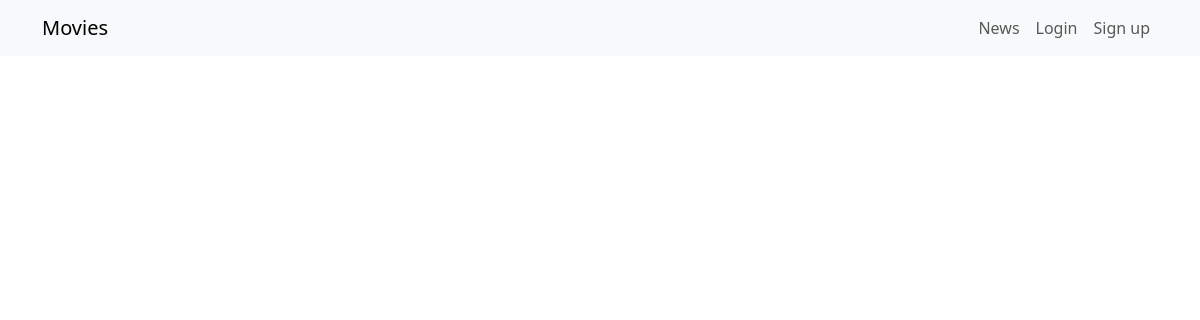
The page /news/ on the database as committed earlier.
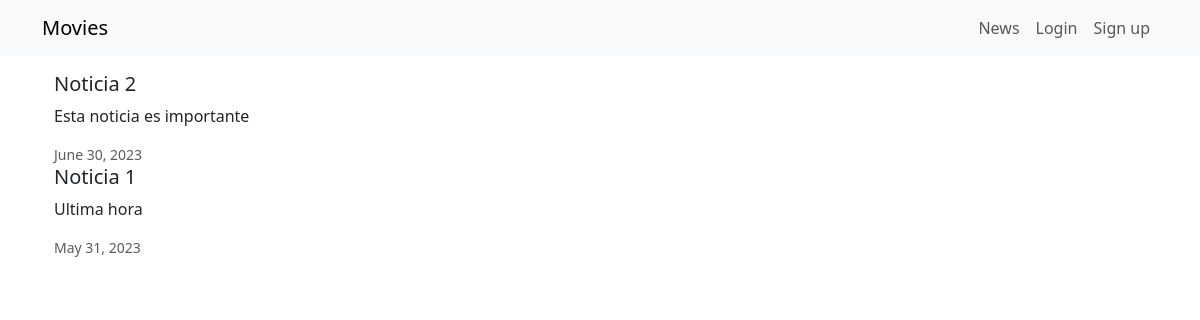
The same page on the database as committed later.
### news/models.py (models this page shows)
class News(models.Model):
    headline = models.CharField(max_length=200)
    body = models.TextField()
    date = models.DateField()

### news/views.py (the view)
# urls.py: path('news/', include('news.urls')),
def news(request):
    newss = News.objects.all().order_by('-date')
    return render(request, 'news.html', {'newss':newss})

### news/templates/news.html (shortened to what this page needs)
<head>
    <link href="https://cdn.jsdelivr.net/npm/bootstrap@5.3.1/dist/css/bootstrap.min.css" rel="stylesheet">
</head>
{% extends 'base.html' %}
{% block content %}
<div class="container">
    {% for news in newss %}
    <div class=""card mb-3>
        <div class="row g-0">
            <div>
                <div class="card-body">
                    <h5 class="card_title">{{ news.headline }}</h5>
                    <p class="card-text">{{ news.body }}</p>
                    <p class="card-text"><small class="text-muted">
                        {{ news.date }}
                    </small></p>
                </div>
            </div>
        </div>
    </div>
    {% endfor %}
    {% endblock content %}

Rows that differ between the two databases and show on the page:
added News: headline "Noticia 2", body "Esta noticia es importante", date "June 30, 2023"
added News: headline "Noticia 1", body "Ultima hora", date "May 31, 2023"
